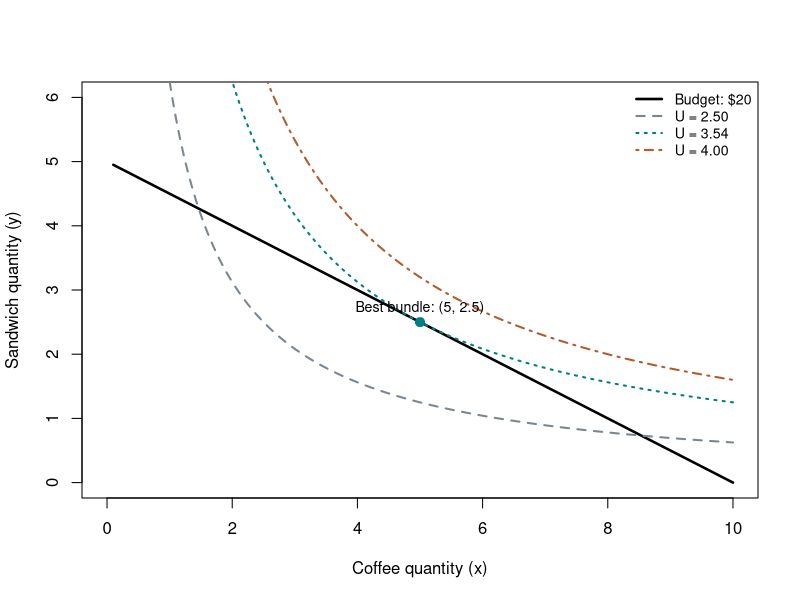

Write the R code that produced this figure.
## ---- chunk 1
#| label: fig-budget
#| fig-cap: "The best affordable bundle is where the budget line touches the utility curve U = 3.54. The curve U = 4 lies beyond the budget. Quantities and utility are illustrative."
#| fig-alt: "A downward-sloping budget line touches the utility curve U equals 3.54 at five coffees and two and a half sandwiches. A lower utility curve is affordable and a higher curve is beyond the budget."
#| echo: true
#| fig-width: 7
#| fig-height: 4.5

# Illustrative model; no external data or packages are required.
x <- seq(0.1, 10, length.out = 500)
utility_levels <- c(2.5, sqrt(12.5), 4)
curve_colors <- c("#7A8793", "#007F86", "#B15C2E")

plot(
  x, 5 - x / 2,
  type = "l", lwd = 2.5,
  xlim = c(0, 10), ylim = c(0, 6),
  xlab = "Coffee quantity (x)",
  ylab = "Sandwich quantity (y)"
)

for (i in seq_along(utility_levels)) {
  lines(
    x, utility_levels[i]^2 / x,
    col = curve_colors[i], lty = i + 1, lwd = 2
  )
}

points(5, 2.5, pch = 19, cex = 1.2, col = "#007F86")
text(5, 2.5, "Best bundle: (5, 2.5)", pos = 3, cex = 0.85)
legend(
  "topright",
  legend = c("Budget: $20", "U = 2.50", "U = 3.54", "U = 4.00"),
  col = c("black", curve_colors),
  lty = c(1, 2, 3, 4), lwd = c(2.5, 2, 2, 2),
  bty = "n", cex = 0.85
)
